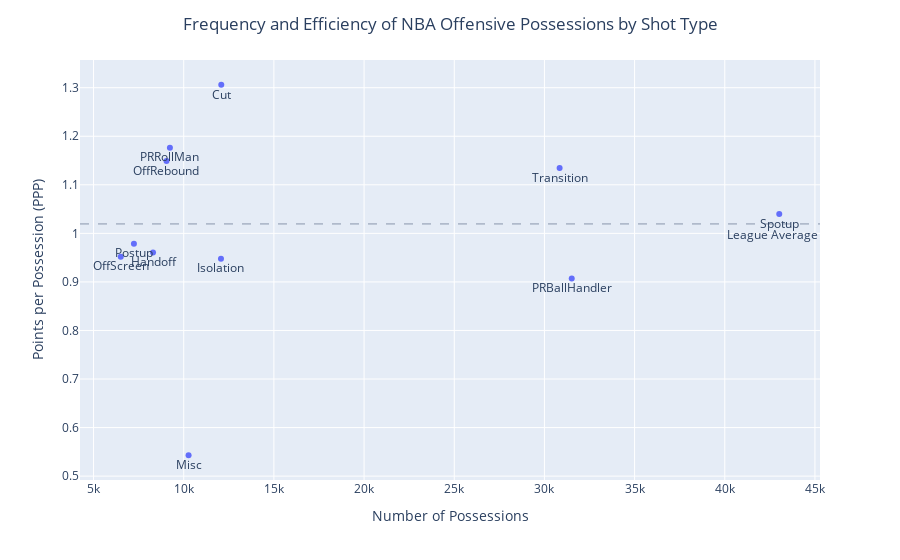

The notebook cell this image was saved under:
### Markdown cell above
Now that we have volume and efficiency data for each shot type, let's graph our results.

### Code cell
import plotly.express as px
fig = px.scatter(df_play_type_PPP, x='POSS', y='PPP', text='PLAY_TYPE')
fig.update_layout(title_text='Frequency and Efficiency of NBA Offensive Possessions by Shot Type', title_x=0.5)
fig.update_traces(textposition='bottom center')
fig.add_hline(y=league_average_ppp, line_dash='dash', line_width = 0.5, annotation_text='League Average', annotation_position='bottom right')
fig.update_xaxes(title_text='Number of Possessions')
fig.update_yaxes(title_text='Points per Possession (PPP)')
fig.show()

### Figure 1 — Plotly figure (JSON) as saved in the notebook; plotly's stock layout.template omitted (floating-point values rounded to 4 significant figures)
{"data": [{"hovertemplate": "POSS=%{x}<br>PPP=%{y}<br>PLAY_TYPE=%{text}<extra></extra>", "legendgroup": "", "marker": {"color": "#636efa", "symbol": "circle"}, "mode": "markers+text", "name": "", "orientation": "v", "showlegend": false, "text": ["Cut", "Handoff", "Isolation", "Misc", "OffRebound", "OffScreen", "PRBallHandler", "PRRollMan", "Postup", "Spotup", "Transition"], "x": [12082, 8298, 12065, 10269, 9044, 6508, 31514, 9234, 7238, 43021, 30843], "xaxis": "x", "y": [1.306, 0.9604, 0.9479, 0.543, 1.149, 0.9519, 0.9069, 1.177, 0.9788, 1.04, 1.135], "yaxis": "y", "type": "scatter", "textposition": "bottom center"}], "layout": {"xaxis": {"anchor": "y", "domain": [0.0, 1.0], "title": {"text": "Number of Possessions"}}, "yaxis": {"anchor": "x", "domain": [0.0, 1.0], "title": {"text": "Points per Possession (PPP)"}}, "legend": {"tracegroupgap": 0}, "margin": {"t": 60}, "title": {"text": "Frequency and Efficiency of NBA Offensive Possessions by Shot Type", "x": 0.5}, "shapes": [{"line": {"dash": "dash", "width": 0.5}, "type": "line", "x0": 0, "x1": 1, "xref": "x domain", "y0": 1.019, "y1": 1.019, "yref": "y"}], "annotations": [{"showarrow": false, "text": "League Average", "x": 1, "xanchor": "right", "xref": "x domain", "y": 1.019, "yanchor": "top", "yref": "y"}]}}
